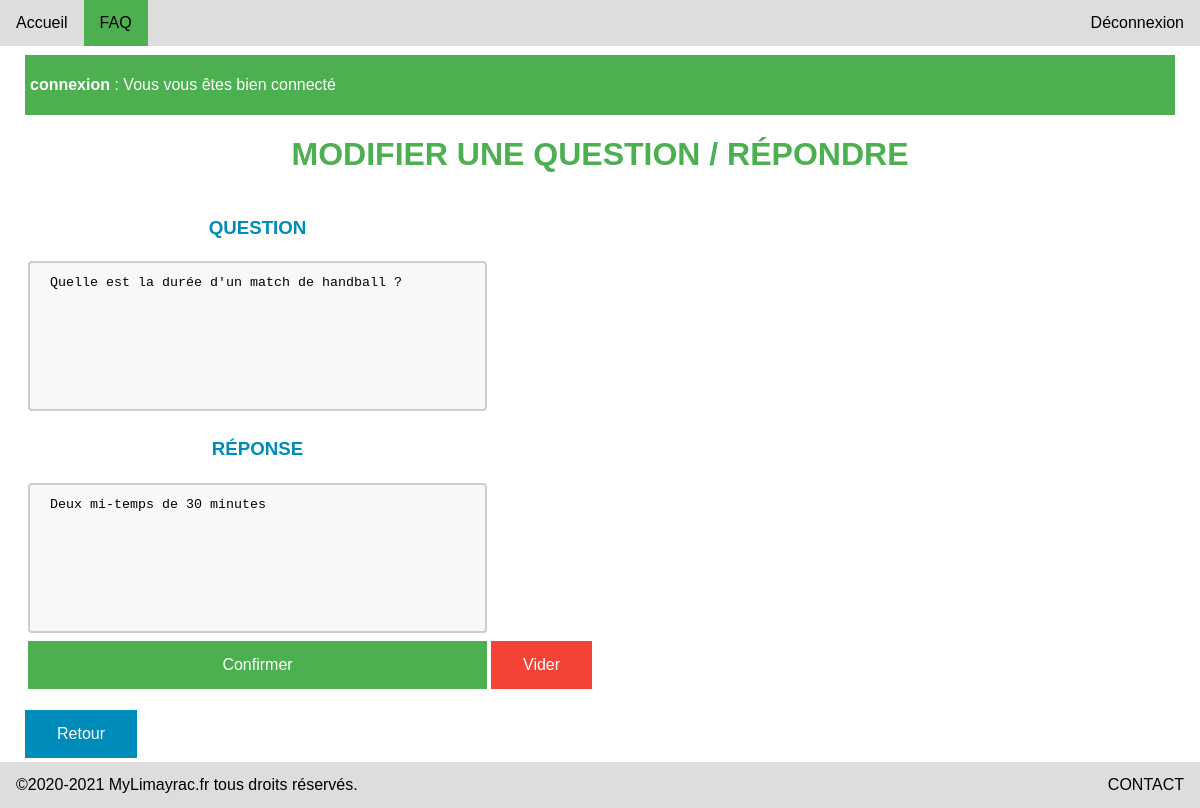
Page /liste/editer.php?id=17 (signed in) on the committed database.
### tables this page shows
CREATE TABLE `faq` (
  `id_faq` int(11) NOT NULL,
  `question` varchar(100) NOT NULL,
  `reponse` varchar(100) DEFAULT NULL,
  `dat_question` datetime DEFAULT NULL,
  `dat_reponse` datetime DEFAULT NULL,
  `id_user` int(11) NOT NULL
);

### liste/editer.php (the view, shortened to what this page needs)
<?php $active=2; $title = "Editer"; require('../header.php'); require('../sql.php') ?>
<?php
if(isset($_GET['id'])){
    $id = isset($_GET['id'])?$_GET['id']:null;
    $sql = "SELECT question, reponse FROM faq WHERE id_faq=:id";
    try {
    $sth = $dbh->prepare($sql);
    $sth->execute(array(
    ':id' => $id
    ));
    $question=$sth->fetch(PDO::FETCH_ASSOC);
    } catch ( PDOException $ex) {
    die("Erreur lors de la requête SQL : ".$ex->getMessage());
    }
}
?>
  <h1>Modifier une question / Répondre</h1>
    <form id="editer" action="editer_validation.php" method="post">
      <table>
        <tr>
          <td><h3>Question</h3></td>
        </tr>
        <tr>
          <td><textarea name="question" id="question" rows="10" cols="50" ><?= $question['question'];?></textarea></td>
        </tr>
        <tr>
          <td><h3>Réponse</h3></td>
        </tr>
        <tr>
          <td><textarea name="reponse" id="reponse" rows="10" cols="50" ><?= $question['reponse'];?></textarea></td>
        </tr>
        <tr>
          <td><input class="button green full" type="submit" name="submit" value="Confirmer"/></td>
          <td><input class="button red" type="reset" value="Vider" /></td>
        </tr>
      </table>
  </form>
  <br>
  <a href="liste.php"><input class="button blue" type="submit" value="Retour"></a>
<?php require('../footer.php'); ?>

### css/main.css (style rules this page uses)
body { font-family: 'Franklin Gothic Medium', 'Arial Narrow', Arial, sans-serif; margin: 0; padding: 0; }
h1 { text-align: center; text-transform: uppercase; color: #4CAF50; }
.button { border: none; color: white; padding: 15px 32px; text-align: center; text-decoration: none; display: inline-block; font-size: 16px; }
.full { width: 100%; }
.green { background-color: #4CAF50; }
.blue { background-color: #008CBA; }
.red { background-color: #f44336; }
h3 { text-align: center; text-transform: uppercase; color: #008CBA; }
textarea { width: 100%; height: 150px; padding: 12px 20px; box-sizing: border-box; border: 2px solid #ccc; border-radius: 4px; background-color: #f8f8f8; resize: none; }

### rows in the picture
faq: question "Quelle est la durée d'un match de handball ?", reponse "Deux mi-temps de 30 minutes"

### other values in the picture
$key "connexion"
$value[1] "Vous vous êtes bien connecté"
